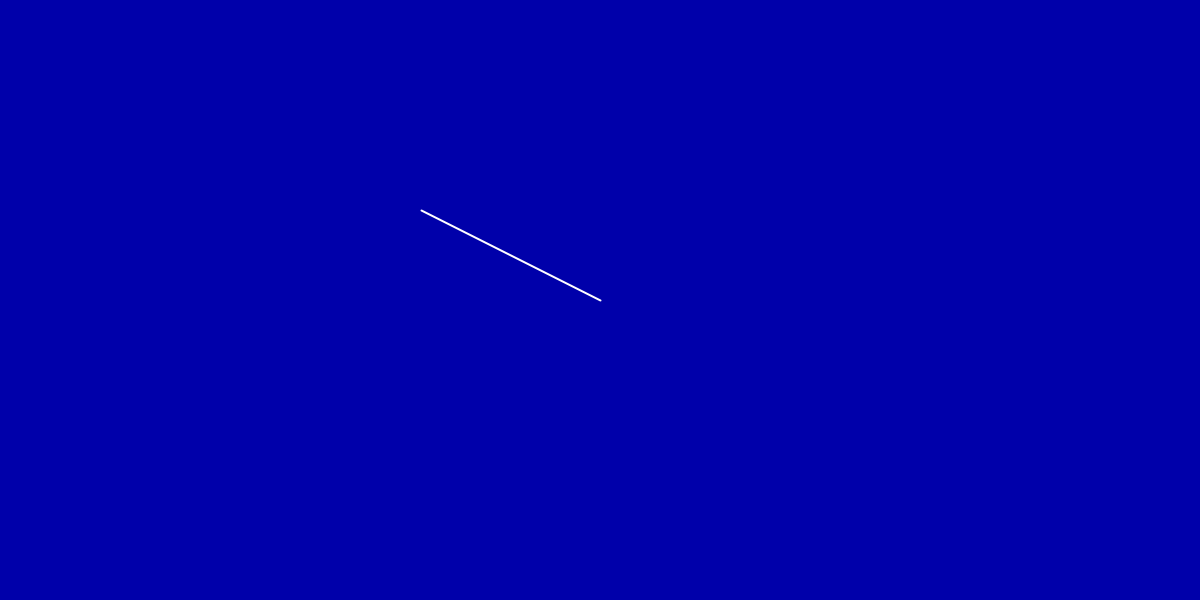
Frame 1 (no input)
Frame 60 (the mouse pressed at the canvas centre just before this capture): identical to frame 1, image omitted
Frame 120 (the mouse held since frame 60 and released just before this capture): blank canvas, image omitted

The Processing sketch that drew this single still picture (run headless with seeded random() and noise(); from frame 60 on, the mouse is pressed at the canvas centre):

// Processing sketch: NOC_1_3
// ── NOC_1_3.pde
PVector origin;
PVector mouseVector;
PVector oppVector;

void setup(){
  size(1200, 600);
  background(#0000aa);
  origin = new PVector(width/2, height/2);
  stroke(255);
  strokeWeight(2);
}

void draw(){
  background(#0000aa);
  mouseVector = new PVector(mouseX, mouseY);
  
  mouseVector.sub(origin);  
  mouseVector.normalize();
  mouseVector.mult(200);

  translate(width/2,height/2);
  line(0,0, mouseVector.x, mouseVector.y);  
}
